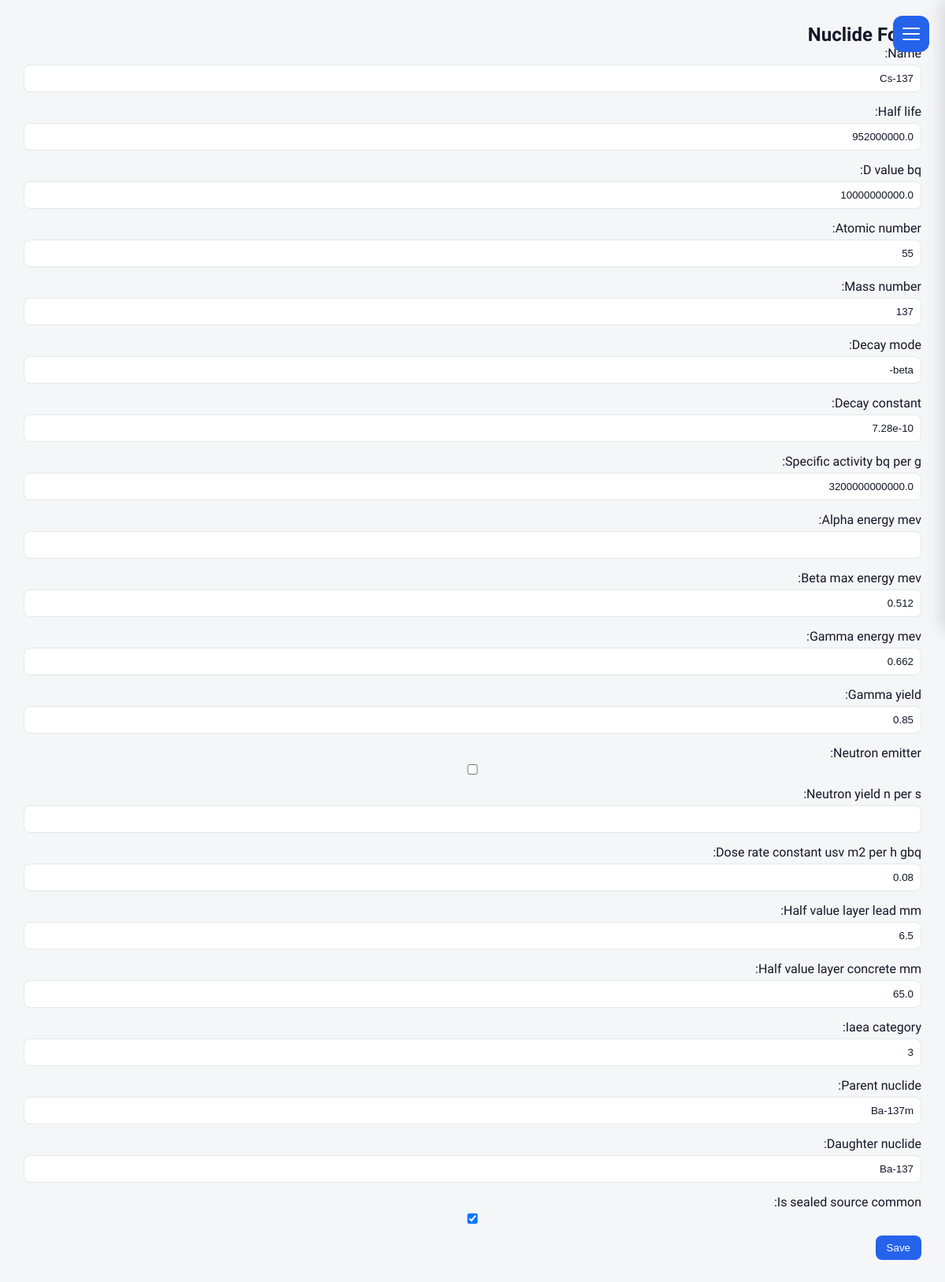
/reference/edit/2/ (signed in), run on an earlier commit of the app's database.
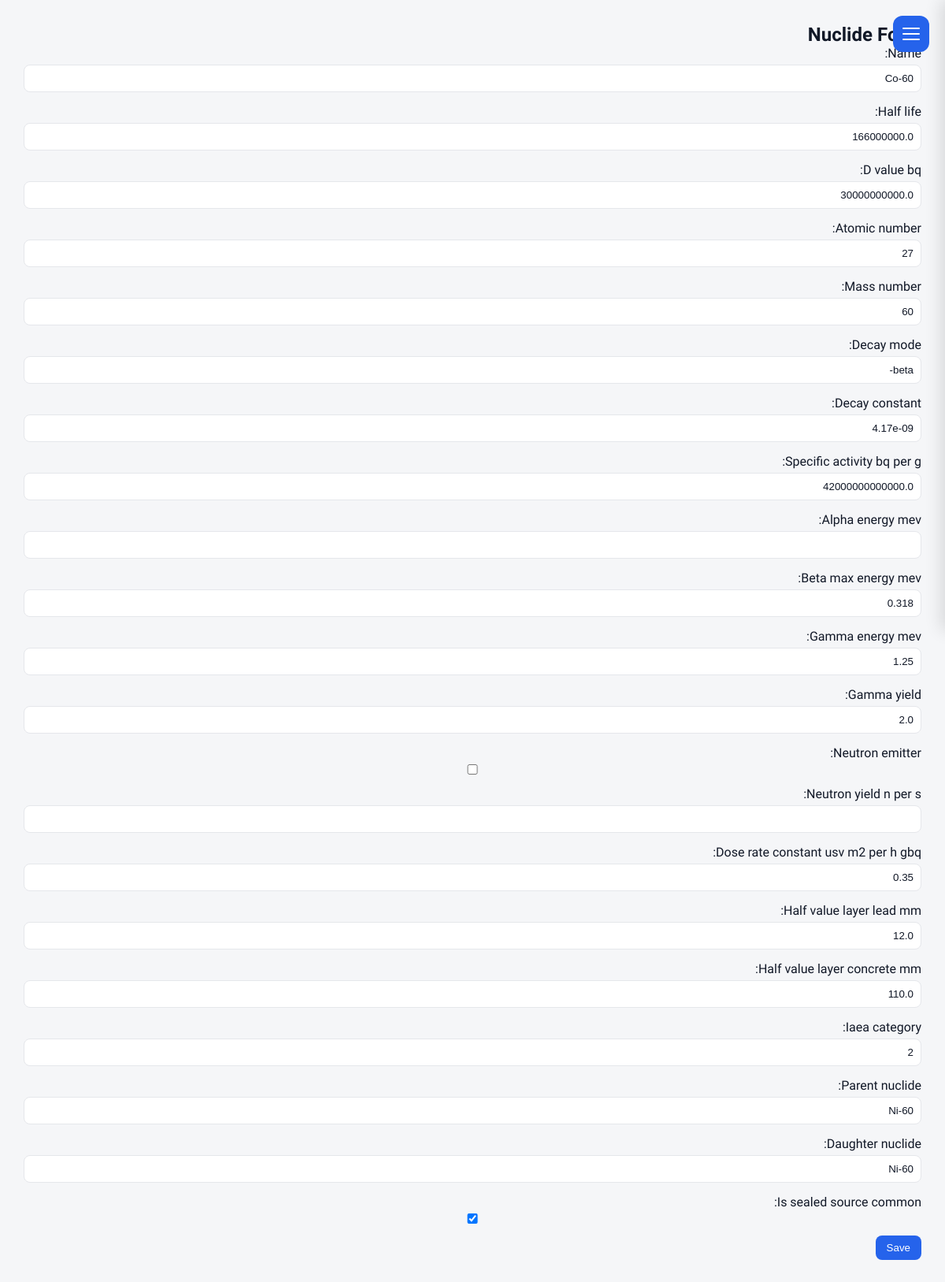
And on a later commit of the database.
### reference/models.py (models this page shows, shortened)
class Nuclides(models.Model):
    name = models.CharField(max_length=8)
    half_life = models.FloatField()
    d_value_bq = models.FloatField()
    atomic_number = models.IntegerField(null=True, blank=True)
    mass_number = models.IntegerField(null=True, blank=True)
    decay_mode = models.CharField(max_length=50, null=True, blank=True)
    decay_constant = models.FloatField(null=True, blank=True)  # 1/sec
    specific_activity_bq_per_g = models.FloatField(null=True, blank=True)
    alpha_energy_mev = models.FloatField(null=True, blank=True)
    beta_max_energy_mev = models.FloatField(null=True, blank=True)
    gamma_energy_mev = models.FloatField(null=True, blank=True)
    gamma_yield = models.FloatField(null=True, blank=True)  # photons/decay
    neutron_emitter = models.BooleanField(default=False)
    neutron_yield_n_per_s = models.FloatField(null=True, blank=True)
    dose_rate_constant_usv_m2_per_h_gbq = models.FloatField(null=True, blank=True)
    half_value_layer_lead_mm = models.FloatField(null=True, blank=True)
    half_value_layer_concrete_mm = models.FloatField(null=True, blank=True)
    iaea_category = models.IntegerField(null=True, blank=True)
    parent_nuclide = models.CharField(max_length=20, null=True, blank=True)
    daughter_nuclide = models.CharField(max_length=20, null=True, blank=True)
    is_sealed_source_common = models.BooleanField(default=False)

### reference/views.py (the view)
# urls.py: path("edit/<int:pk>/", views.radionuclide_edit, name="radionuclide_edit"),
def radionuclide_edit(request, pk):
    obj = get_object_or_404(Nuclides, pk=pk)
    form = NuclideForm(request.POST or None, instance=obj)
    if form.is_valid():
        form.save()
        return redirect("radionuclide_list")
    return render(request, "reference/radionuclide_form.html", {"form": form})

### reference/forms.py
class NuclideForm(forms.ModelForm):
    class Meta:
        model = Nuclides
        fields = "__all__"

### templates/reference/radionuclide_form.html (shortened to what this page needs)
{% extends "base.html" %}
{% block content %}
<h2>Nuclide Form</h2>
<form method="post">
    {{ form.as_p }}
    <button type="submit">Save</button>
</form>
{% endblock %}

What changed in the data, as far as the page shows it:
changed Nuclides "beta-": name "Cs-137" → "Co-60"; half_life "952000000.0" → "166000000.0"; d_value_bq "10000000000.0" → "30000000000.0"; atomic_number "55" → "27"; mass_number "137" → "60"; decay_constant "7.28e-10" → "4.17e-09"; specific_activity_bq_per_g "3200000000000.0" → "42000000000000.0"; beta_max_energy_mev "0.512" → "0.318"; gamma_energy_mev "0.662" → "1.25"; gamma_yield "0.85" → "2.0"; dose_rate_constant_usv_m2_per_h_gbq "0.08" → "0.35"; half_value_layer_lead_mm "6.5" → "12.0"; half_value_layer_concrete_mm "65.0" → "110.0"; iaea_category "3" → "2"; parent_nuclide "Ba-137m" → "Ni-60"; daughter_nuclide "Ba-137" → "Ni-60"
